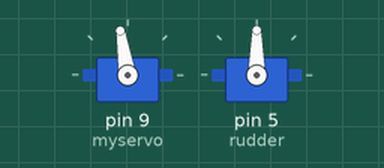
The sketch below on a simulated Arduino Uno, built with avr-gcc and run on an emulated ATmega328P. Parts: 2 × servo.

Above: at 0.15 s.
At 12.66 s:
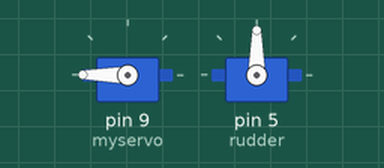
At 25.3 s:
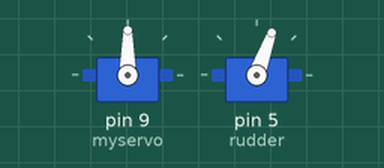
At 33.7 s:
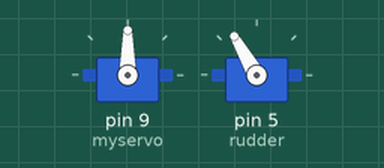
Timing chart, 0 to 39.4 s (numbered marks = the images above):
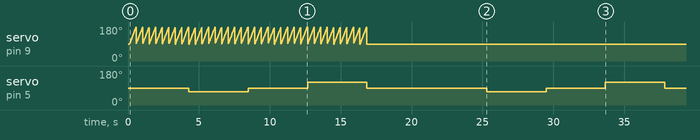

The sketch:

tugboat.ino
```cpp
/* Tugboat Code
 *
*/

#include <Servo.h>

Servo myservo;
Servo rudder;// create servo object to control a servo
// twelve servo objects can be created on most boards

int pos = 0;
boolean has_run = false;

void setup() {
  myservo.attach(9);
  rudder.attach(5);
  //rudder.write(90);
  // attaches the servo on pin 9 to the servo object
}

void loop() {
  delay(100);
  rudder.write(90);
    //go forward
    for (int i = 0; i <= 8; i++) {
      for (pos = 90; pos <= 180; pos += 1) {
        myservo.write(pos);
        delay(5);
      }
    }

    delay(30);

    //turn rudder
    rudder.write(70);

    //continue moving in the direction of the turn
    for (int i = 0; i <= 8; i++) {
      for (pos = 90; pos <= 180; pos += 1) {
        myservo.write(pos);
        delay(5);
      }
    }
    delay(30);

    //stop moving to the side, move straight
    rudder.write(90);
    for (int i = 0; i <= 8; i++) {
      for (pos = 90; pos <= 180; pos += 1) {
        myservo.write(pos);
        delay(5);
      }
    }
    delay(30);

    //turn to be back on track
    rudder.write(120);

    //move back towards original track
    for (int i = 0; i <= 8; i++) {
      for (pos = 90; pos <= 180; pos += 1) {
        myservo.write(pos);
        delay(5);
      }
    }
    delay(30);

    //continue straight
    rudder.write(90);
    for (int i = 0; i <= 8; i++) {
      for (pos = 90; pos <= 180; pos += 1) {
        myservo.write(pos);
        delay(5);
        myservo.detach();
      }
    }
}
```

Measured:
- by itself, servo on pin 9 (myservo): ramps from 90° to 180° and jumps back, once every 0.47 s
- by itself, servo on pin 5 (rudder): 90° → 70° at 4.3 s, → 90° 4.2 s later, → 120° 4.2 s later, → 90° 4.2 s later, … (8 changes in this stretch)
